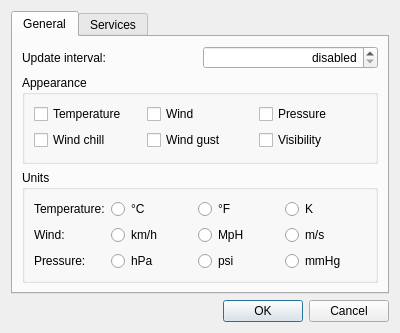
<?xml version="1.0" encoding="UTF-8"?>
<ui version="4.0">
 <class>PreferencesDialog</class>
 <widget class="QDialog" name="PreferencesDialog">
  <property name="geometry">
   <rect>
    <x>0</x>
    <y>0</y>
    <width>400</width>
    <height>300</height>
   </rect>
  </property>
  <property name="windowTitle">
   <string>Preferences</string>
  </property>
  <layout class="QVBoxLayout" name="verticalLayout">
   <item>
    <widget class="QTabWidget" name="tabWidget">
     <property name="currentIndex">
      <number>0</number>
     </property>
     <widget class="QWidget" name="tabGeneral">
      <attribute name="title">
       <string>General</string>
      </attribute>
      <layout class="QGridLayout" name="gridLayoutGen">
       <item row="0" column="0">
        <widget class="QLabel" name="labelUpdateInterval">
         <property name="text">
          <string>Update interval:</string>
         </property>
        </widget>
       </item>
       <item row="0" column="1">
        <widget class="QSpinBox" name="spinBoxUpdateInterval">
         <property name="alignment">
          <set>Qt::AlignRight|Qt::AlignTrailing|Qt::AlignVCenter</set>
         </property>
         <property name="specialValueText">
          <string>disabled</string>
         </property>
         <property name="suffix">
          <string> min</string>
         </property>
         <property name="minimum">
          <number>0</number>
         </property>
         <property name="maximum">
          <number>1440</number>
         </property>
         <property name="singleStep">
          <number>30</number>
         </property>
        </widget>
       </item>
       <item row="1" column="0" colspan="2">
        <widget class="QGroupBox" name="groupAppearance">
         <property name="title">
          <string>Appearance</string>
         </property>
         <layout class="QGridLayout" name="gridLayout">
          <item row="0" column="0">
           <widget class="QCheckBox" name="checkBoxTemp">
            <property name="text">
             <string>Temperature</string>
            </property>
           </widget>
          </item>
          <item row="1" column="0">
           <widget class="QCheckBox" name="checkBoxWindChill">
            <property name="text">
             <string>Wind chill</string>
            </property>
           </widget>
          </item>
          <item row="0" column="1">
           <widget class="QCheckBox" name="checkBoxWind">
            <property name="text">
             <string>Wind</string>
            </property>
           </widget>
          </item>
          <item row="1" column="1">
           <widget class="QCheckBox" name="checkBoxWindGust">
            <property name="text">
             <string>Wind gust</string>
            </property>
           </widget>
          </item>
          <item row="0" column="2">
           <widget class="QCheckBox" name="checkBoxPress">
            <property name="text">
             <string>Pressure</string>
            </property>
           </widget>
          </item>
          <item row="1" column="2">
           <widget class="QCheckBox" name="checkBoxVisib">
            <property name="text">
             <string>Visibility</string>
            </property>
           </widget>
          </item>
         </layout>
        </widget>
       </item>
       <item row="2" column="0" colspan="2">
        <widget class="QGroupBox" name="groupUnits">
         <property name="title">
          <string>Units</string>
         </property>
         <layout class="QFormLayout" name="formLayoutUnits">
          <item row="0" column="0">
           <widget class="QLabel" name="labelTemp">
            <property name="text">
             <string>Temperature:</string>
            </property>
           </widget>
          </item>
          <item row="0" column="1">
           <widget class="QWidget" name="groupTemp" native="true">
            <layout class="QHBoxLayout" name="horizontalLayoutTemp">
             <property name="margin">
              <number>0</number>
             </property>
             <item>
              <widget class="QRadioButton" name="radioButtonTempC">
               <property name="text">
                <string>°C</string>
               </property>
              </widget>
             </item>
             <item>
              <widget class="QRadioButton" name="radioButtonTempF">
               <property name="text">
                <string>°F</string>
               </property>
              </widget>
             </item>
             <item>
              <widget class="QRadioButton" name="radioButtonTempK">
               <property name="text">
                <string>K</string>
               </property>
              </widget>
             </item>
            </layout>
           </widget>
          </item>
          <item row="1" column="0">
           <widget class="QLabel" name="labelWind">
            <property name="text">
             <string>Wind:</string>
            </property>
           </widget>
          </item>
          <item row="1" column="1">
           <widget class="QWidget" name="groupWind" native="true">
            <layout class="QHBoxLayout" name="horizontalLayoutWind">
             <property name="margin">
              <number>0</number>
             </property>
             <item>
              <widget class="QRadioButton" name="radioButtonWindKMH">
               <property name="text">
                <string>km/h</string>
               </property>
              </widget>
             </item>
             <item>
              <widget class="QRadioButton" name="radioButtonWindMPH">
               <property name="text">
                <string>MpH</string>
               </property>
              </widget>
             </item>
             <item>
              <widget class="QRadioButton" name="radioButtonWindMS">
               <property name="text">
                <string>m/s</string>
               </property>
              </widget>
             </item>
            </layout>
           </widget>
          </item>
          <item row="2" column="0">
           <widget class="QLabel" name="labelPress">
            <property name="text">
             <string>Pressure:</string>
            </property>
           </widget>
          </item>
          <item row="2" column="1">
           <widget class="QWidget" name="groupPress" native="true">
            <layout class="QHBoxLayout" name="horizontalLayoutPress">
             <property name="margin">
              <number>0</number>
             </property>
             <item>
              <widget class="QRadioButton" name="radioButtonPressHPA">
               <property name="text">
                <string>hPa</string>
               </property>
              </widget>
             </item>
             <item>
              <widget class="QRadioButton" name="radioButtonPressPSI">
               <property name="text">
                <string>psi</string>
               </property>
              </widget>
             </item>
             <item>
              <widget class="QRadioButton" name="radioButtonPressMMHG">
               <property name="text">
                <string>mmHg</string>
               </property>
              </widget>
             </item>
            </layout>
           </widget>
          </item>
         </layout>
        </widget>
       </item>
      </layout>
     </widget>
     <widget class="QWidget" name="tabServices">
      <attribute name="title">
       <string>Services</string>
      </attribute>
      <layout class="QGridLayout" name="gridLayoutApp">
       <item row="0" column="0">
        <widget class="QGroupBox" name="groupGoogle">
         <property name="title">
          <string>Google Search</string>
         </property>
         <property name="checkable">
          <bool>true</bool>
         </property>
        </widget>
       </item>
       <item row="1" column="0">
        <widget class="QGroupBox" name="groupWUnd">
         <property name="title">
          <string>Weather Underground</string>
         </property>
         <property name="checkable">
          <bool>true</bool>
         </property>
         <layout class="QFormLayout" name="formLayout">
          <item row="0" column="0">
           <widget class="QLabel" name="labelWUndKey">
            <property name="text">
             <string>API Key:</string>
            </property>
           </widget>
          </item>
          <item row="0" column="1">
           <widget class="QLineEdit" name="lineEditWUndKey"/>
          </item>
          <item row="1" column="0">
           <widget class="QLabel" name="labelWUndLocation">
            <property name="text">
             <string>Location:</string>
            </property>
           </widget>
          </item>
          <item row="1" column="1">
           <widget class="QLineEdit" name="lineEditWUndLocation">
            <property name="toolTip">
             <string>&lt;table&gt;
&lt;tr&gt;&lt;td&gt;&lt;tt&gt;blank input&lt;/tt&gt;&lt;/td&gt;&lt;td align=&quot;right&quot;&gt;&lt;nobr&gt;IP based geo localization&lt;/nobr&gt;&lt;/td&gt;&lt;/tr&gt;
&lt;tr&gt;&lt;td&gt;&lt;tt&gt;country/city&lt;/tt&gt;&lt;/td&gt;&lt;td align=&quot;right&quot;&gt;&lt;i&gt;&lt;nobr&gt;(e.g. Australia/Sydney)&lt;/nobr&gt;&lt;/i&gt;&lt;/td&gt;&lt;/tr&gt;
&lt;tr&gt;&lt;td&gt;&lt;tt&gt;latitude,longitude&lt;/tt&gt;&lt;/td&gt;&lt;td align=&quot;right&quot;&gt;&lt;i&gt;&lt;nobr&gt;(e.g. 51.5072,-0.1275)&lt;/nobr&gt;&lt;/i&gt;&lt;/td&gt;&lt;/tr&gt;
&lt;tr&gt;&lt;td&gt;&lt;tt&gt;airport code&lt;/tt&gt;&lt;/td&gt;&lt;td align=&quot;right&quot;&gt;&lt;i&gt;&lt;nobr&gt;(e.g. KJFK)&lt;/nobr&gt;&lt;/i&gt;&lt;/td&gt;&lt;/tr&gt;
&lt;tr&gt;&lt;td&gt;&lt;tt&gt;PWS id&lt;/tt&gt;&lt;/td&gt;&lt;td align=&quot;right&quot;&gt;&lt;i&gt;&lt;nobr&gt;(e.g. pws:KCASANFR70)&lt;/nobr&gt;&lt;/i&gt;&lt;/td&gt;&lt;/tr&gt;
&lt;/table&gt;</string>
            </property>
           </widget>
          </item>
         </layout>
        </widget>
       </item>
       <item row="2" column="0">
        <widget class="QGroupBox" name="groupYahoo">
         <property name="title">
          <string>Yahoo Weather</string>
         </property>
         <property name="checkable">
          <bool>true</bool>
         </property>
        </widget>
       </item>
      </layout>
     </widget>
    </widget>
   </item>
   <item>
    <widget class="QDialogButtonBox" name="buttonBox">
     <property name="standardButtons">
      <set>QDialogButtonBox::Cancel|QDialogButtonBox::Ok</set>
     </property>
    </widget>
   </item>
  </layout>
 </widget>
 <tabstops>
  <tabstop>buttonBox</tabstop>
  <tabstop>tabWidget</tabstop>
  <tabstop>spinBoxUpdateInterval</tabstop>
 </tabstops>
 <resources/>
 <connections/>
</ui>
